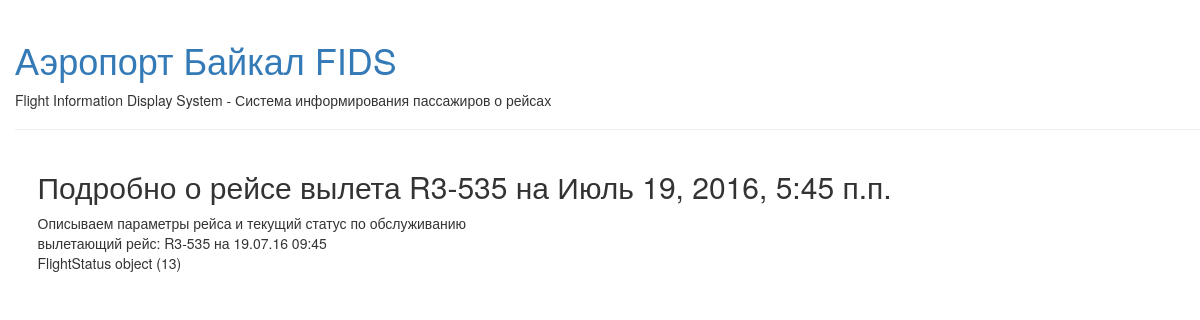
Screenshot of /fids/flight/13/ with the database file from the repository.
### flightinfosystem/models.py (models this page shows, shortened)
class Flight(models.Model):
    fly = models.CharField("Рейс", max_length=9)
    ad = models.IntegerField("Направление")
    punktdist = models.CharField("Маршрут", max_length=100, blank=True)
    portdist = models.CharField("Аэропорты по маршруту", max_length=100, blank=True)
    aircraft = models.CharField("Тип ВС", max_length=10)
    carrname = models.CharField("Перевозчик", max_length=35)
    status = models.CharField("Статус рейса из AODB", max_length=60, blank=True)
    timeplan = models.DateTimeField("Время по плану", null=True, blank=True)
    timeexp = models.DateTimeField("Время расчетное", null=True, blank=True)
    timefact = models.DateTimeField("Время по факту", null=True, blank=True)
    def __str__(self):
        if self.ad == 1:
            ad = 'прилетающий'
        else:
            ad = 'вылетающий'
        return ad + ' рейс: ' + self.fly + ' на ' + self.timeplan.strftime('%d.%m.%y %H:%M')
    def isdeparture(self):
        if self.ad == 0:
            return True
        else:
            return False
    def isarrivals(self):
        if self.ad == 1:
            return True
        else:
            return False

class FlightStatus(models.Model):
    fly = models.OneToOneField('Flight', verbose_name="Рейс")
    checkin = models.BooleanField("Регистрация пассажиров", default=False)
    checkinstop = models.BooleanField("Конец регистрации", default=False)
    board = models.BooleanField("Статус посадки пассажиров", default=False)
    boardstop = models.BooleanField("Конец посадки пассажиров", default=False)
    baggage = models.BooleanField("Выдача багажа", default=False)
    baggagestop = models.BooleanField("Конец выдачи багажа", default=False)
    changeboard = models.BooleanField("Статус замены борта", default=False)

### flightinfosystem/views.py (the view)
# urls.py: url(r'^flight/(?P<id>[0-9]+)/$', views.flight_detail, name='flight_detail'),
def flight_detail(request, id):
    flight = get_object_or_404(Flight, id=id)
    flightstatus = FlightStatus.objects.get(fly=flight)
    return render(request, 'flightinfosystem/flight_detail.html', {'flight': flight,
                                                                   'flightstatus': flightstatus})

### flightinfosystem/templates/flightinfosystem/flight_detail.html
{% extends 'flightinfosystem/base.html' %}
{% block content %}
    <div>
        <h2>Подробно о рейсе
            {% if flight.isarrivals %}
                прилета
            {% elif flight.isdeparture %}
                вылета
            {% else %}
                непонятно
            {% endif %}
            {{ flight.fly }} на {{ flight.timeplan }}</h2>
    </div>
    <div>
        Описываем параметры рейса и текущий статус по обслуживанию <br/>
    {{ flight }} <br/>
    {{ flightstatus }}
    </div>
{% endblock content %}

### flightinfosystem/static/css/style.css (style rules this page uses)
body { padding-left: 15px; }

### rows the page displays
Flight: fly "R3-535", timeplan "Июль 19, 2016, 5:45 п.п.", ad+fly+timeplan "вылетающий рейс: R3-535 на 19.07.16 09:45"
FlightStatus: id "FlightStatus object (13)"
